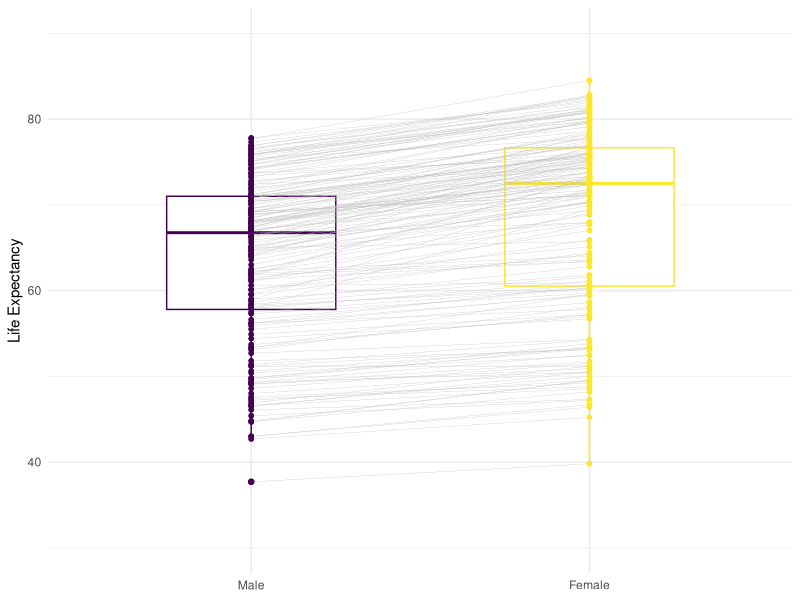
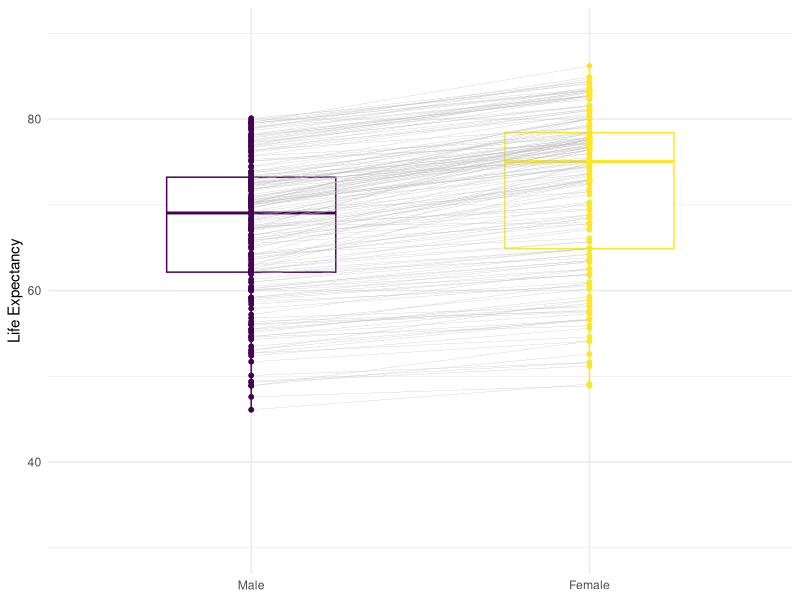
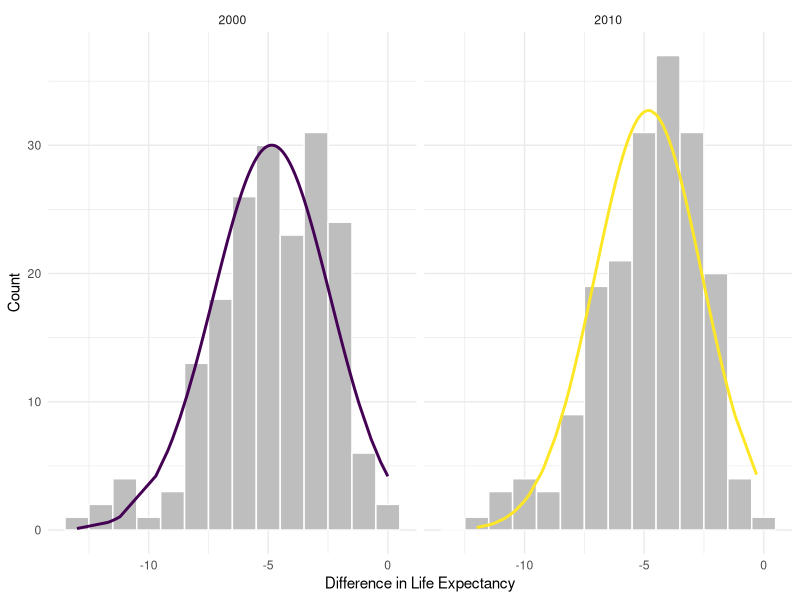
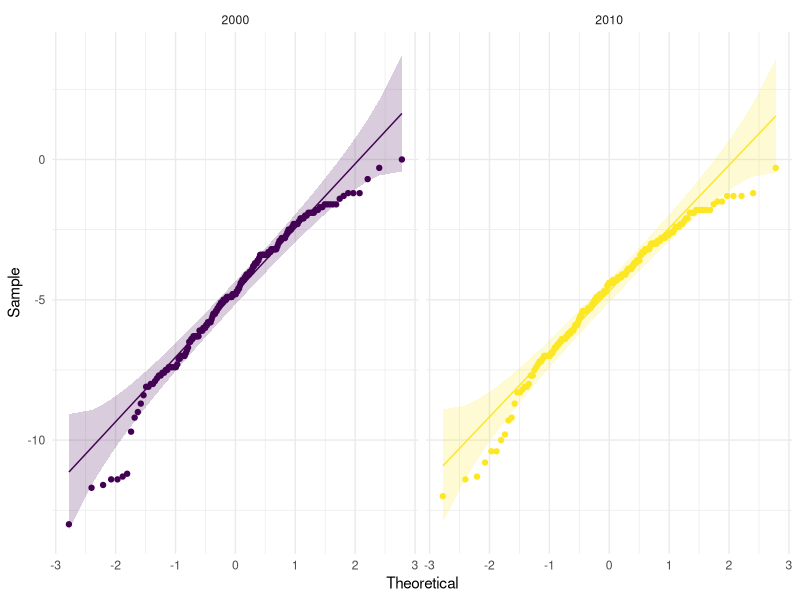
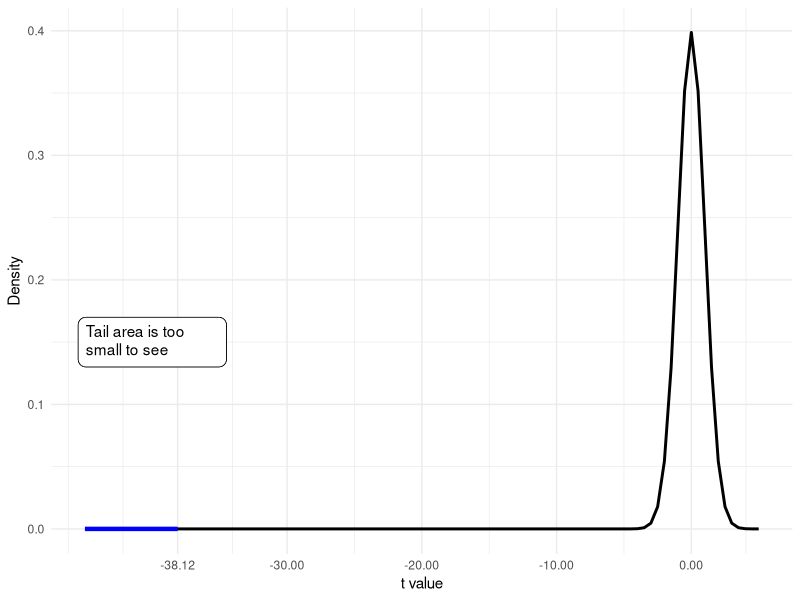
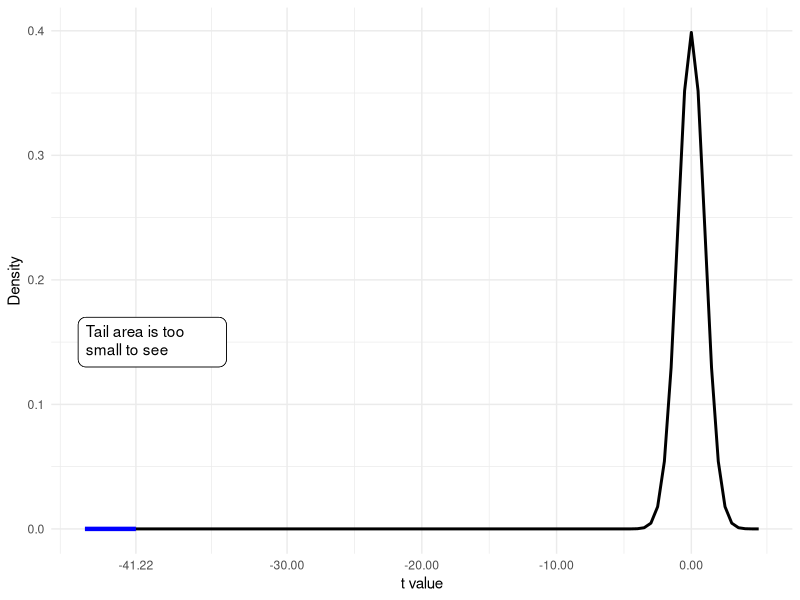
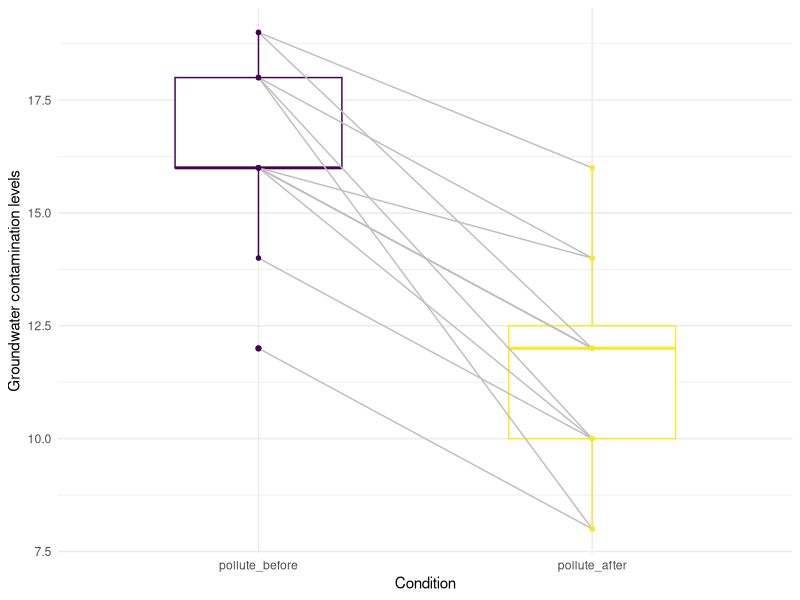
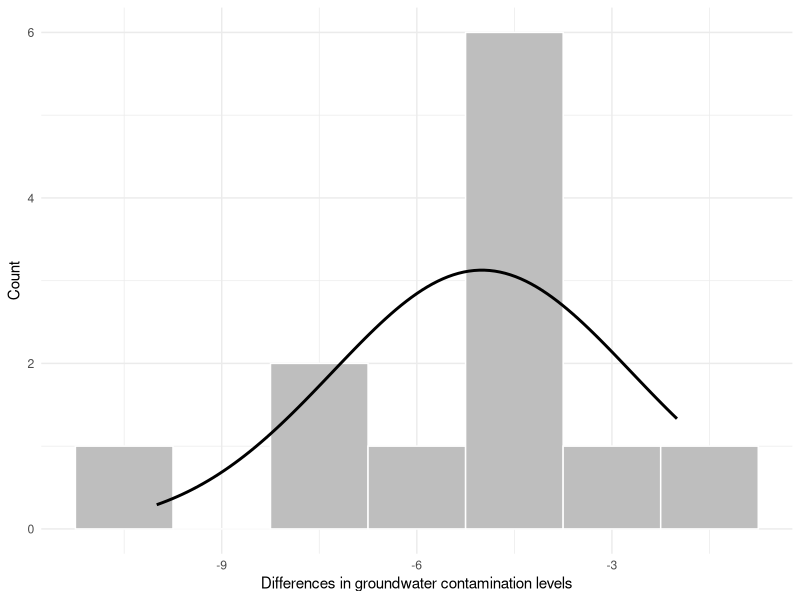

Write R code to recreate these figures, in order.
## ---- chunk 1
#| message: false

library(tidyverse)
library(knitr)
library(kableExtra)
library(haven)
library(ggpubr)
library(coin)
library(rstatix)
library(ggtext)
library(purrr)
## ---- chunk 2
gapminder_data_ori <- read_sav("SPSS_Gapminder_main_1 (1).sav")
gapminder_data <- gapminder_data_ori |> 
  select(
    country, OECD_G77, LE00, LE10, LEf00, LEf10, LEm00, LEm10
  ) |> 
  pivot_longer(
    cols = c(LEf00, LEf10, LEm00, LEm10),
    names_to = "ori_vars",
    values_to = "life_exp"
  ) |> 
  mutate(
    gender = ifelse(grepl("LEf", ori_vars), "Female", "Male"),
    year = ifelse(grepl("00", ori_vars), 2000, 2010)
  ) |> 
  select(-ori_vars)
gapminder_data_fm <- gapminder_data_ori |> 
  select(
    country, OECD_G77, LE00, LE10, LEf00, LEf10, LEm00, LEm10
  ) |> 
  mutate(
    diff_00 = LEm00 - LEf00,
    diff_10 = LEm10 - LEf10
  ) |> 
  pivot_longer(
    cols = c(diff_00, diff_10),
    names_to = "year",
    values_to = "life_exp_diff"
  ) |> 
  mutate(
    year = ifelse(
      grepl("00", year), 2000, 2010
    )
  )
## ---- chunk 3
#| label: tbl-life-exp-all-summary
#| tbl-cap: Summary statistics for male and female life expectancy across countries in 2000 and 2010

gapminder_life_exp_all_summary <- gapminder_data |> 
  group_by(year, gender) |> 
  summarise(
    mean = mean(life_exp, na.rm = TRUE),
    sd = sd(life_exp, na.rm = TRUE),
    .groups = "drop"
  )
gapminder_life_exp_all_summary |> 
  kbl(
    col.names = c("Year", "Gender", "M", "SD")
  ) |> 
  kable_styling(
    bootstrap_options = c("striped", "condensed"),
    latex_options = c("striped")
  )
## ---- chunk 4
#| message: false
#| warning: false
#| label: fig-life-exp-gender-year
#| fig-cap: "Comparison of male and female life expectancy across countries"
#| fig-subcap: 
#|   - "2000 data"
#|   - "2010 data"
#| fig-asp: 1
#| layout-ncol: 2

gapminder_data_fm |> 
  rename(
    Male = LEm00,
    Female = LEf00
  ) |> 
  ggpaired(
  cond1 = "Male",
  cond2 = "Female",
  color = "condition",
  line.color = "gray",
  line.size = .05
) + 
  scale_y_continuous(limits = c(30, 90)) + 
  scale_color_viridis_d(name = "Gender", option = "D") + 
  theme_minimal() + 
  theme(
    legend.position = "none",
    axis.title.x = element_blank()
  ) + 
  labs(
    y = "Life Expectancy"
  )

gapminder_data_fm |> 
  rename(
    Male = LEm10,
    Female = LEf10
  ) |> 
  ggpaired(
  cond1 = "Male",
  cond2 = "Female",
  color = "condition",
  line.color = "gray",
  line.size = .05
) + 
  scale_y_continuous(limits = c(30, 90)) + 
  scale_color_viridis_d(name = "Gender", option = "D") + 
  theme_minimal() + 
  theme(
    legend.position = "none",
    axis.title.x = element_blank()
  ) + 
  labs(
    y = "Life Expectancy"
  )
## ---- chunk 5
    #| label: fig-dist-fm-across-countries
    #| fig-cap: Distribution of differences in life expectancy between males and females across countries in 2000 and 2010
    #| fig-asp: 0.5625
    #| warning: false

    gapminder_data_fm |> 
      ggplot(aes(x = life_exp_diff)) + 
      geom_histogram(
        binwidth = 1,
        color = "white",
        fill = "grey"
      ) + 
      facet_wrap(vars(year)) + 
      geom_line(
        aes(y = 184 * dnorm(
          life_exp_diff,
          mean = tapply(life_exp_diff, year, mean, na.rm = TRUE)[PANEL],
          sd = tapply(life_exp_diff, year, sd, na.rm = TRUE)[PANEL]
        ),
        color = factor(year)),
        linewidth = 1,
        show.legend = FALSE
      ) + 
      scale_color_viridis_d() + 
      theme_minimal() + 
      labs(
        x = "Difference in Life Expectancy",
        y = "Count"
      )

## ---- chunk 6
    #| label: fig-qqplot-fm-across-countries
    #| fig-cap: QQ plots displaying the distribution of differences in life expectancy between males and females across countries for the years 2000 and 2010
    #| fig-asp: 0.5625
    #| warning: false

    gapminder_data_fm |> 
      mutate(year = factor(year)) |> 
      ggqqplot(
      x = "life_exp_diff",
      color = "year"
    ) + 
      facet_wrap(vars(year)) + 
      scale_color_viridis_d() + 
      scale_fill_viridis_d() + 
      theme_minimal() + 
      theme(
        legend.position = "none"
      )
## ---- chunk 7
    shapiro00_life_exp <- shapiro.test(
      gapminder_data_fm$life_exp_diff[gapminder_data_fm$year == 2000]
    )
    print(shapiro00_life_exp)

    shapiro10_life_exp <- shapiro.test(
      gapminder_data_fm$life_exp_diff[gapminder_data_fm$year == 2010]
    )
    print(shapiro10_life_exp)
## ---- chunk 8
t_test00 <- t.test(
  gapminder_data_fm$LEm00,
  gapminder_data_fm$LEf00,
  paired = TRUE
)
print(t_test00)

t_test10 <- t.test(
  gapminder_data_fm$LEm10,
  gapminder_data_fm$LEf10,
  paired = TRUE
)
print(t_test10)

## ---- chunk 9
#| label: fig-t-dist-life-exp-all
#| fig-cap: "Theoretical $t$-distribution with 367 degrees of freedom"
#| fig-subcap: 
#|  - "Tail area representing p-value from paired t-test for 2000 data"
#|  - "Tail area representing p-value from paired t-test for 2010 data"
#| fig-asp: .3

ggplot(data.frame(
  x = c(-45, 5)),
  aes(x = x)
) + 
  stat_function(
    fun = dt,
    args = list(df = 367),
    linewidth = 1
  ) + 
  stat_function(
    fun = dt,
    args = list(df = 367),
    xlim = c(-45, as.numeric(t_test00$statistic)),
    linewidth = 1.5,
    color = "blue"
  ) + 
  geom_textbox(
    x = -40,
    y = .15,
    label = "Tail area is too small to see",
    maxwidth = .2
  ) + 
  scale_x_continuous(
    breaks = c(
      round(as.numeric(t_test00$statistic), 2),
      -30, -20, -10, 0
    )
  ) + 
  labs(
    x = "t value",
    y = "Density"
  ) +
  theme_minimal() + 
  theme(
    plot.title = element_textbox_simple()
  )

ggplot(data.frame(
  x = c(-45, 5)),
  aes(x = x)
) + 
  stat_function(
    fun = dt,
    args = list(df = 367),
    linewidth = 1
  ) + 
  stat_function(
    fun = dt,
    args = list(df = 367),
    xlim = c(-45, as.numeric(t_test10$statistic)),
    linewidth = 1.5,
    color = "blue"
  ) + 
  geom_textbox(
    x = -40,
    y = .15,
    label = "Tail area is too small to see",
    maxwidth = .2
  ) + 
  scale_x_continuous(
    breaks = c(
      round(as.numeric(t_test10$statistic), 2),
      -30, -20, -10, 0
    )
  ) + 
  labs(
    x = "t value",
    y = "Density"
  ) +
  theme_minimal() + 
  theme(
    plot.title = element_textbox_simple()
  )
## ---- chunk 10
#| echo: true

# Calculating r and d for 2000 data
r_life_exp_all00 <- sqrt(
  as.numeric(t_test00$statistic)^2 / (as.numeric(t_test00$statistic)^2 + as.numeric(t_test00$parameter))
)
d_life_exp_all00 <- 2 * as.numeric(t_test00$statistic) / sqrt(as.numeric(t_test00$parameter))

# Calculating r and d for 2010 data
r_life_exp_all10 <- sqrt(
  as.numeric(t_test10$statistic)^2 / (as.numeric(t_test10$statistic)^2 + as.numeric(t_test10$parameter))
)
d_life_exp_all10 <- 2 * as.numeric(t_test10$statistic) / sqrt(as.numeric(t_test10$parameter))
## ---- chunk 11
#| label: tbl-life-exp-grouped-summary
#| tbl-cap: "Summary statistics of male and female life expectancy in OECD, G77, and other countries for 2000 and 2010"

gapminder_grouped_summary <- gapminder_data |> 
  select(-LE00, -LE10) |> 
  drop_na() |> 
  group_by(OECD_G77, year, gender) |> 
  summarise(
    n = n(),
    mean = mean(life_exp, na.rm = TRUE),
    sd = sd(life_exp, na.rm = TRUE),
    .groups = "drop"
  ) |> 
  mutate(
    OECD_G77 = ifelse(
      OECD_G77 == 1, "OECD",
      ifelse(
        OECD_G77 == 2, "G77", "others"
      )
    )
  )
gapminder_grouped_summary |> 
  kbl(
    col.names = c("Group", "Year", "Gender", "n", "M", "SD")
  ) |> 
  kable_styling(
    bootstrap_options = c("condensed", "striped"),
    latex_options = c("striped")
  )
## ---- chunk 12
shapiro.test(
  gapminder_data_fm$life_exp_diff[gapminder_data_fm$year == 2000 & gapminder_data_fm$OECD_G77 == 3]
)

shapiro.test(
  gapminder_data_fm$life_exp_diff[gapminder_data_fm$year == 2010 & gapminder_data_fm$OECD_G77 == 3]
)
## ---- chunk 13
#| label: tbl-t-test-result
#| tbl-cap: "Paired t-test results for life expectancy differences between males and females"

grouped_t_test <- gapminder_data |> 
  pivot_wider(
    names_from = gender,
    values_from = life_exp
  ) |> 
  rename(
    life_exp_f = Female,
    life_exp_m = Male
  ) |> 
  drop_na() |> 
  group_by(OECD_G77, year) |> 
  summarise(
    t_test = list(
      t.test(life_exp_m, life_exp_f, paired = TRUE)
    ),
    .groups = "drop"
  ) |> 
  mutate(
    OECD_G77 = ifelse(
      OECD_G77 == 1, "OECD",
      ifelse(OECD_G77 == 2, "G77", "others")
    ),
    df = map_dbl(t_test, ~ .x$parameter),
    t_statistic = map_dbl(t_test, ~ .x$statistic),
    p_value = map_dbl(t_test, ~ .x$p.value)
  ) |> 
  select(OECD_G77, year, df, t_statistic, p_value)

grouped_t_test |> 
  mutate(
    p_value = as.character(signif(p_value, 3))
  ) |> 
  kbl(
    col.names = c("Group", "Year", "df",
                  "t", "p")
  ) |> 
  kable_styling(
    bootstrap_options = c("striped", "condensed"),
    latex_options = c("striped")
  )
## ---- chunk 14
#| label: tbl-t-test-effect-size
#| tbl-cap: "Effect sizes (Pearson's r and Cohen's d) for differences in male and female life expectancy across OECD, G77, and other countries in 2000 and 2010"

grouped_t_test |> 
  mutate(
    p_value = as.character(signif(p_value, 3)),
    r = sqrt(t_statistic^2 / (t_statistic^2 + df)),
    d = 2 * t_statistic / sqrt(df)
  ) |> 
  kbl(
    col.names = c("Group", "Year", "df",
                  "t", "p",
                  "Pearson's r", "Cohen's d")
  ) |> 
  kable_styling(
    bootstrap_options = c("striped", "condensed"),
    latex_options = c("striped")
  )
## ---- chunk 15
pollution_data <- read_sav("Pollution.sav")
pollution_data <- pollution_data |> 
  mutate(
    pollute_diff = pollute_after - pollute_before
  )
pollution_longer <- pollution_data |> 
  select(-pollute_diff) |> 
  pivot_longer(
    cols = c(pollute_before, pollute_after),
    names_to = "time",
    values_to = "pollute"
  ) |> 
  mutate(
    time = ifelse(
      time == "pollute_before", "before", "after"
    )
  )
## ---- chunk 16
#| label: tbl-summary-stat-pollution
#| tbl-cap: "Summary statistics of groundwater contamination levels before and after the waste removal system installation"

pollution_summary <- pollution_longer |> 
  group_by(time) |> 
  summarise(
    n = n(),
    mean = mean(pollute, na.rm = TRUE),
    sd = sd(pollute, na.rm = TRUE)
  )
pollution_summary |> 
  kbl(
    col.names = c("Time", "n", "M", "SD")
  ) |> 
  kable_styling(
    bootstrap_options = c("striped", "condensed"),
    latex_options = c("striped")
  )
## ---- chunk 17
#| label: fig-dist-before-after-pollute
#| fig-cap: "Distribution of groundwater contamination levels before and after the waste removal system installation"
#| fig-asp: 0.5625

ggpaired(
  pollution_data,
  cond1 = "pollute_before", cond2 = "pollute_after",
  line.color = "gray",
  color = "condition"
) + 
  scale_colour_viridis_d() + 
  theme_minimal() + 
  theme(
    legend.position = "none"
  ) + 
  labs(
    x = "Condition",
    y = "Groundwater contamination levels"
  )
## ---- chunk 18
#| label: fig-dist-diff-pollute
#| fig-cap: "Assessing the normality"
#| fig-subcap: 
#|   - "Histogram"
#|   - "Q-Q plot"
#| fig-asp: 1
#| layout-ncol: 2

pollution_data |> 
  ggplot(aes(x = pollute_diff)) + 
  geom_histogram(
    binwidth = 1.5,
    color = "white",
    fill = "gray"
  ) + 
  stat_function(
    fun = function(x) 12 * 1.5 * dnorm(
      x,
      mean = mean(pollution_data$pollute_diff),
      sd = sd(pollution_data$pollute_diff)
    ),
    linewidth = 1
  ) + 
  theme_minimal() + 
  labs(
    x = "Differences in groundwater contamination levels",
    y = "Count"
  )

pollution_data |> 
  ggqqplot(
    x = "pollute_diff"
  ) + 
  theme_minimal()
## ---- chunk 19
shapiro.test(pollution_data$pollute_diff)
## ---- chunk 20
#| warning: false

pollute_wilcox_test <- pollution_longer |> 
  wilcox_test(
    formula = pollute ~ time,
    paired = TRUE,
    alternative = "two.sided"
  )
print(pollute_wilcox_test)
## ---- chunk 21
#| echo: true

pollute_wilcox_effsize <- pollution_longer |> 
  wilcox_effsize(
    formula = pollute ~ time,
    paired = TRUE,
    alternative = "two.sided"
  )
print(pollute_wilcox_effsize)
